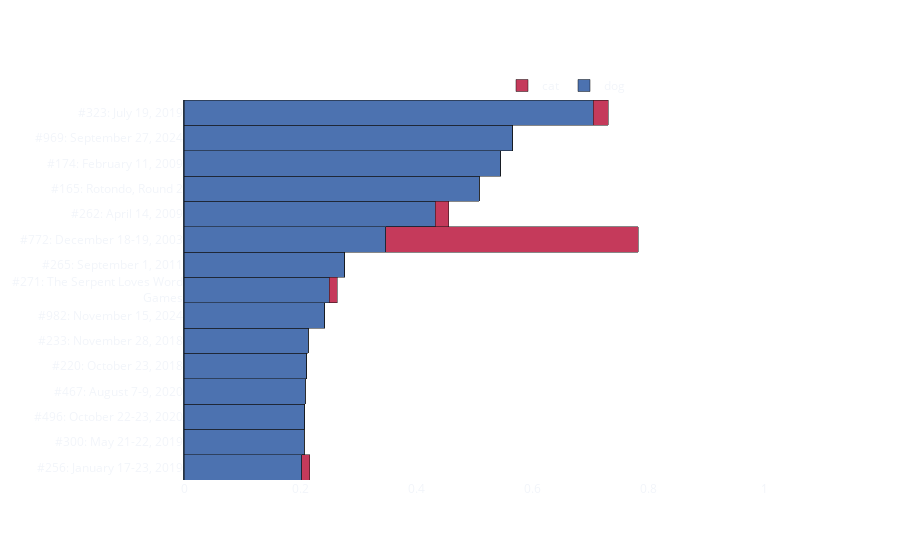

Write notebook code for a chart like this one.
### Code cell
plot_relevance_bars(key_colid_tuples, es, template="plotly_dark")

### Figure 1 — Plotly figure (JSON) as saved in the notebook; plotly's stock layout.template omitted (floating-point values rounded to 4 significant figures; data arrays with more than 128 entries replaced by an {"elided": "..."} marker saying what was removed)
{"data": [{"customdata": {"elided": "981x2 float values"}, "hovertemplate": "<b>%{fullData.name}</b><br><i>(literal search)</i><br><br>%{customdata[0]} occurrences (%{customdata[1]:.2f} per 1,000)<br>Relevance: %{x:.2f}<extra></extra>", "marker": {"color": "#4c72b0"}, "name": "dog", "orientation": "h", "type": "bar", "x": {"elided": "981 float values"}, "y": {"elided": "981 str values"}}, {"customdata": {"elided": "981x2 float values"}, "hovertemplate": "<b>%{fullData.name}</b><br><i>(literal search)</i><br><br>%{customdata[0]} occurrences (%{customdata[1]:.2f} per 1,000)<br>Relevance: %{x:.2f}<extra></extra>", "marker": {"color": "#c53a5b"}, "name": "cat", "orientation": "h", "type": "bar", "x": {"elided": "981 float values"}, "y": {"elided": "981 str values"}}], "layout": {"bargap": 0, "bargroupgap": 0, "barmode": "stack", "legend": {"orientation": "h", "x": 0.5, "y": 1, "yanchor": "bottom"}, "paper_bgcolor": "rgba(255,255,255, 0)", "plot_bgcolor": "rgba(0,0,0, 0)", "xaxis": {"gridcolor": "rgba(255,255,255, .2)", "griddash": "2, 5, 2, 5", "gridwidth": 1}, "yaxis": {"range": [965.5, 980.5]}}}
